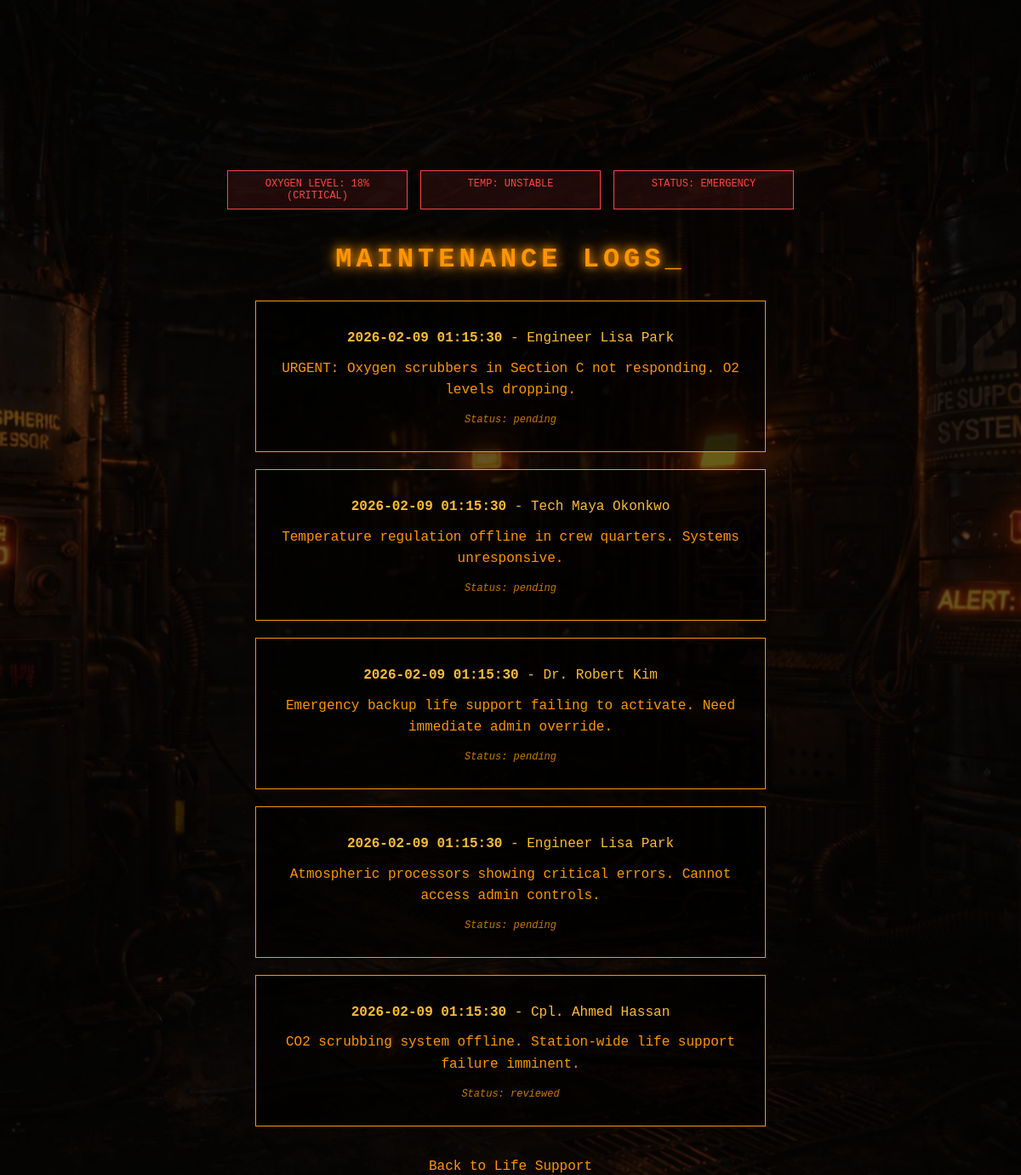
Page /view_logs on the committed database.
### tables this page shows
CREATE TABLE maintenance_logs (
        id INTEGER PRIMARY KEY,
        user_name TEXT NOT NULL,
        log_entry TEXT NOT NULL,
        timestamp DATETIME DEFAULT CURRENT_TIMESTAMP,
        status TEXT NOT NULL
    );

### app.py (the view)
@app.route('/view_logs')
def view_logs():
    connection = sqlite3.connect('artemis.db')
    connection.row_factory = sqlite3.Row
    cursor = connection.cursor()
    cursor.execute('SELECT * FROM maintenance_logs ORDER BY timestamp DESC')
    logs = cursor.fetchall()
    connection.close()
    return render_template('view_logs.html', logs=logs)

### templates/view_logs.html (shortened to what this page needs)
<!DOCTYPE html>
<html>
<head>
    <link rel="stylesheet" href="{{ url_for('static', filename='css/style.css') }}">
    <link rel="stylesheet" href="{{ url_for('static', filename='css/life_support.css') }}">
</head>
<body class="life-support-body">
    <div class="terminal-container">
        <div class="status-bar">
            <span class="status-item alert-status">OXYGEN LEVEL: 18% (CRITICAL)</span>
            <span class="status-item alert-status">TEMP: UNSTABLE</span>
            <span class="status-item alert-status">STATUS: EMERGENCY</span>
        </div>
        <h1 class="warning-title">MAINTENANCE LOGS<span class="cursor">_</span></h1>
        {% if logs %}
            <div class="logs-container">
                {% for log in logs %}
                    <div class="log-entry">
                        <p class="log-header"><strong>{{ log['timestamp'] }}</strong> - {{ log['user_name'] }}</p>
                        <p class="log-message">{{ log['log_entry'] | safe }}</p>
                        <p class="log-status"><em>Status: {{ log['status'] }}</em></p>
                    </div>
                {% endfor %}
            </div>
        {% else %}
            <p>No maintenance logs submitted yet.</p>
        {% endif %}
        <br>
        <a href="/life_support" class="view-logs-link">Back to Life Support</a>
    </div>
</body>
</html>

### static/css/style.css (style rules this page uses)
body { background-image: url('/static/images/docking_bay.png'); background-size: cover; background-position: center; background-attachment: fixed; background-repeat: no-repeat; background-color: #000000; color: #ff6b6b;; font-family: Consolas, monospace; min-height: 100vh; margin: 0; padding: 0; }
body::before { content: ''; position: fixed; top: 0; left: 0; width: 100%; height: 100%; background-color: rgba(0, 0, 0, 0.6); z-index: -1; }
h1 { color: #ff4444; text-align: center; letter-spacing: 5px; text-shadow: 0 0 10px #ff4444, 0 0 20px #ff4444; }
p { color: #ff8866; line-height: 1.6; }
.terminal-container { max-width: 600px; margin: 0 auto; text-align: center; padding-top: 200px; }
a { color: #ff6b6b; transition: hover 0.3s; }
.cursor { animation: blink 1s infinite }
.status-bar { display: flex; justify-content: center; gap: 20px; margin-bottom: 40px; font-size: 14px; }
.status-item { color: #ff4444; border: 1px solid #ff4444; padding: 5px 15px; background-color: rgb(255, 68, 68, 0.1); }

### static/css/life_support.css (style rules this page uses)
.life-support-body { background-image: url('/static/images/life_support.png') !important; }
.warning-title { color: #ff9500; text-shadow: 0 0 10px #ff9500, 0 0 20px #ff9500; }
.status-bar { display: flex; justify-content: center; gap: 15px; margin-bottom: 40px; }
.alert-status, .warning-status { color: #ff4444; border: 1px solid #ff4444; padding: 8px 15px; background-color: rgba(255, 68, 68, 0.1); min-width: 180px; text-align: center; font-size: 12px; }
.view-logs-link { color: #ff9500; text-decoration: none; border-bottom: 1px solid transparent; transition: all 0.3s ease; }
.logs-container { margin-top: 30px; }
.log-entry { border: 1px solid #ff9500; padding: 15px; margin-bottom: 20px; background-color: rgba(0, 0, 0, 0.6); }
.log-header { color: #ffbb33; margin-bottom: 10px; }
.log-message { color: #ff9500; margin: 10px 0; }
.log-status { color: #cc7700; font-size: 12px; }

### rows in the picture
maintenance_logs: timestamp "2026-02-09 01:15:30", user_name "Engineer Lisa Park", log_entry "URGENT: Oxygen scrubbers in Section C not responding. O2 levels dropping.", status "pending"
maintenance_logs: timestamp "2026-02-09 01:15:30", user_name "Tech Maya Okonkwo", log_entry "Temperature regulation offline in crew quarters. Systems unresponsive.", status "pending"
maintenance_logs: timestamp "2026-02-09 01:15:30", user_name "Dr. Robert Kim", log_entry "Emergency backup life support failing to activate. Need immediate admin override.", status "pending"
maintenance_logs: timestamp "2026-02-09 01:15:30", user_name "Engineer Lisa Park", log_entry "Atmospheric processors showing critical errors. Cannot access admin controls.", status "pending"
maintenance_logs: timestamp "2026-02-09 01:15:30", user_name "Cpl. Ahmed Hassan", log_entry "CO2 scrubbing system offline. Station-wide life support failure imminent.", status "reviewed"
